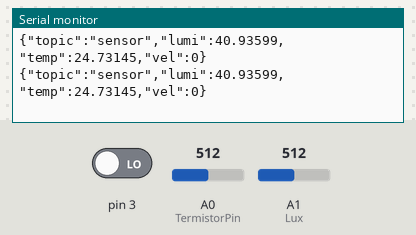
A sketch run on a simulated Arduino Uno, built with avr-gcc and run on an emulated ATmega328P. Shown: the last lines printed to the serial monitor. The test bench sets the inputs (shaded band); at power-on: A0 (TermistorPin) = 512, A1 (Lux) = 512, pin 3 LOW.

Above: at 1.2 s.
1.3 s: A0 (TermistorPin) set to 716
At 2.3 s:
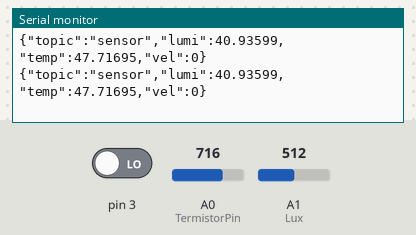
4.3 s: A1 (Lux) set to 716
At 5.0 s:
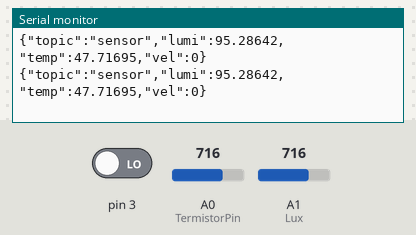
7.3 s: pin 3 driven HIGH
At 8.1 s:
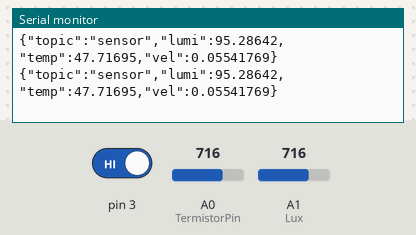
10.3 s: A0 (TermistorPin) set to 1023
At 11.4 s:
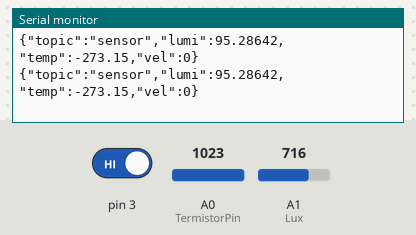
Timing chart, 0 to 12.9 s (numbered marks = the images above; inputs shaded):
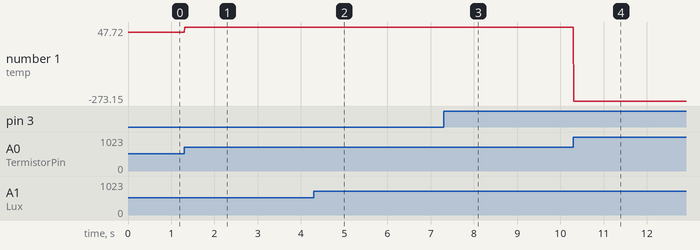

Measured:
- after the input at 1.3 s, the serial monitor: prints a new line at once (image 1)
- after the input at 4.3 s, the serial monitor: prints a new line at once (image 2)
- after the input at 7.3 s, the serial monitor: prints a new line after 0.72 s (image 3)
- after the input at 10.3 s, the serial monitor: prints a new line at once (image 4)
- plotted number 1: 24.73 → 47.72 after the input at 1.3 s, 47.72 → -273.15 after the input at 10.3 s

The sketch:

CP.ino
```cpp
#include <Adafruit_SSD1306.h>
#include<ArduinoJson.h>
#include <LiquidCrystal.h>
#define OLED_Address 0x3C
Adafruit_SSD1306 oled(128, 64);

const int TAMANHO = 200;
const float a = 0.8582;

//classificação de variáveis dentro da interrupção externa
volatile unsigned long cont = 0;
unsigned long tempo = 0;

//Variável para cálculo de velocidade
float v;

int frequenciometro = 3;
int TermistorPin = A0;
int Lux = A1;
int Vo;
bool estadoBotao = true;
float R1 = 10000;
float logR2, R2, T, Tc, Tf, temp, lumi;
float c1 = 1.009249522e-03, c2 = 2.378405444e-04, c3 = 2.019202697e-07; //valores constante para calculo

void setup() {

  pinMode(TermistorPin, INPUT);
  pinMode(Lux, INPUT);
  attachInterrupt(digitalPinToInterrupt(3), interrupcao, RISING);

  Serial.begin(115200);
}

void loop() {
  StaticJsonDocument<TAMANHO> json; //cria o objeto Json

  //calcular a velocidade do vento

  if ((millis() - tempo) > 999) {

    tempo = millis();
    v = (2 * PI * cont * 3.6 * 0.147) / 60;
    cont = 0;
  }

  temp = readTemp(TermistorPin);
  lumi = readLumi(Lux);

  //formato de leitura no node-red
  json["topic"] = "sensor";
  json["lumi"] = lumi;
  json["temp"] = temp;
  json["vel"] = v;

  serializeJson(json, Serial);
  Serial.println();
}

//função que faz leitura da temperatura e retorna o valor em graus celcius
float readTemp(int ThermistorPin){

  Vo = analogRead(ThermistorPin);
  R2 = R1 * (1023.0 / (float)Vo - 1.0); //calculo R2, demonstração no arquivo pdf da aula
  logR2 = log(R2);
  T = (1.0 / (c1 + c2*logR2 + c3*logR2*logR2*logR2));// Equação de Steinhart–Hart
  Tc = T - 273.15; //temp em Graus celcius
  //Tf = (Tc * 9.0)/ 5.0 + 32.0; // temp em fahrenheit
  return Tc;
}

//função que faz leitura da luminosidade e retorna o valor
float readLumi(int Luminosidade) {
  float t1 = (analogRead(Luminosidade));
  float R2 = 10000 * (1023 / t1 - 1.0);
  float Lx = (127410 / R2) * exp(1 / a); //dark = 127410 a = 0.8582

  return Lx;
}

//função que executa a interrupção de frequência
void interrupcao () {
  cont++;
}
```
